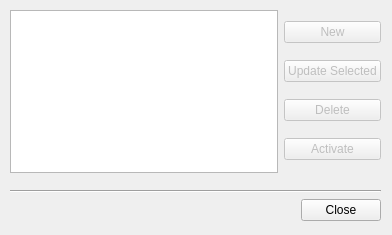
<?xml version="1.0" encoding="UTF-8"?>
<ui version="4.0">
 <class>myConfigs</class>
 <widget class="QDialog" name="myConfigs">
  <property name="geometry">
   <rect>
    <x>0</x>
    <y>0</y>
    <width>392</width>
    <height>235</height>
   </rect>
  </property>
  <property name="windowTitle">
   <string>My Configs</string>
  </property>
  <widget class="QWidget" name="verticalLayoutWidget_2">
   <property name="geometry">
    <rect>
     <x>10</x>
     <y>10</y>
     <width>371</width>
     <height>211</height>
    </rect>
   </property>
   <layout class="QVBoxLayout" name="verticalLayout_3">
    <item>
     <layout class="QHBoxLayout" name="horizontalLayout">
      <item>
       <widget class="QListWidget" name="lwConfigs">
        <property name="editTriggers">
         <set>QAbstractItemView::NoEditTriggers</set>
        </property>
        <property name="showDropIndicator" stdset="0">
         <bool>true</bool>
        </property>
        <property name="selectionMode">
         <enum>QAbstractItemView::SingleSelection</enum>
        </property>
        <property name="selectionBehavior">
         <enum>QAbstractItemView::SelectItems</enum>
        </property>
        <property name="sortingEnabled">
         <bool>false</bool>
        </property>
       </widget>
      </item>
      <item>
       <layout class="QVBoxLayout" name="verticalLayout_2">
        <item>
         <widget class="QPushButton" name="pbNew">
          <property name="enabled">
           <bool>false</bool>
          </property>
          <property name="text">
           <string>New</string>
          </property>
         </widget>
        </item>
        <item>
         <widget class="QPushButton" name="pbUpdate">
          <property name="enabled">
           <bool>false</bool>
          </property>
          <property name="text">
           <string>Update Selected</string>
          </property>
         </widget>
        </item>
        <item>
         <widget class="QPushButton" name="pbDelete">
          <property name="enabled">
           <bool>false</bool>
          </property>
          <property name="text">
           <string>Delete</string>
          </property>
         </widget>
        </item>
        <item>
         <widget class="QPushButton" name="pbActivate">
          <property name="enabled">
           <bool>false</bool>
          </property>
          <property name="text">
           <string>Activate</string>
          </property>
         </widget>
        </item>
       </layout>
      </item>
     </layout>
    </item>
    <item>
     <spacer name="verticalSpacer">
      <property name="orientation">
       <enum>Qt::Vertical</enum>
      </property>
      <property name="sizeHint" stdset="0">
       <size>
        <width>20</width>
        <height>40</height>
       </size>
      </property>
     </spacer>
    </item>
    <item>
     <widget class="Line" name="line">
      <property name="orientation">
       <enum>Qt::Horizontal</enum>
      </property>
     </widget>
    </item>
    <item>
     <widget class="QDialogButtonBox" name="buttonBox">
      <property name="orientation">
       <enum>Qt::Horizontal</enum>
      </property>
      <property name="standardButtons">
       <set>QDialogButtonBox::Close</set>
      </property>
     </widget>
    </item>
   </layout>
  </widget>
 </widget>
 <resources/>
 <connections>
  <connection>
   <sender>buttonBox</sender>
   <signal>clicked(QAbstractButton*)</signal>
   <receiver>myConfigs</receiver>
   <slot>reject()</slot>
   <hints>
    <hint type="sourcelabel">
     <x>230</x>
     <y>324</y>
    </hint>
    <hint type="destinationlabel">
     <x>229</x>
     <y>174</y>
    </hint>
   </hints>
  </connection>
 </connections>
</ui>
